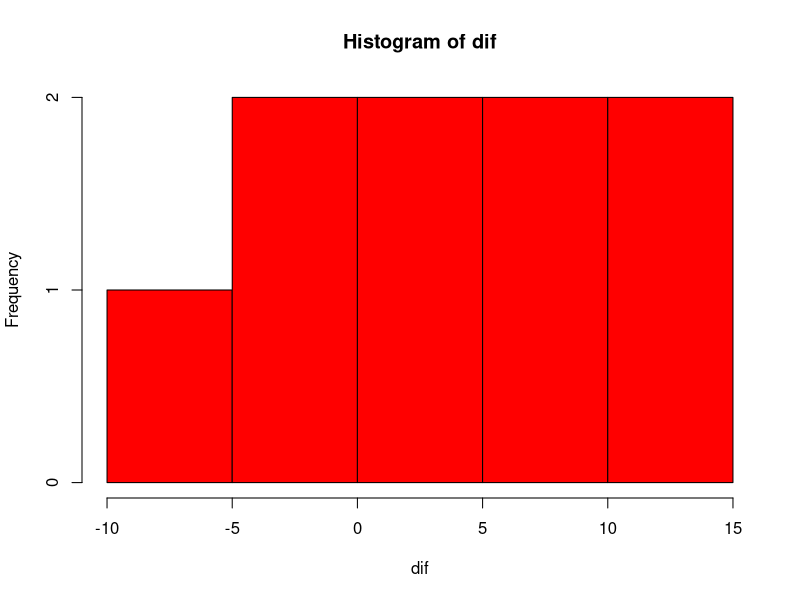
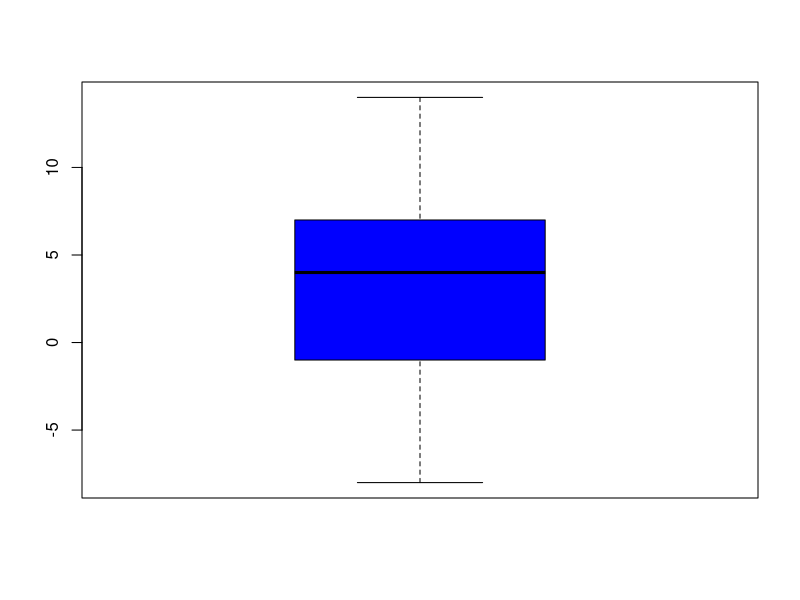
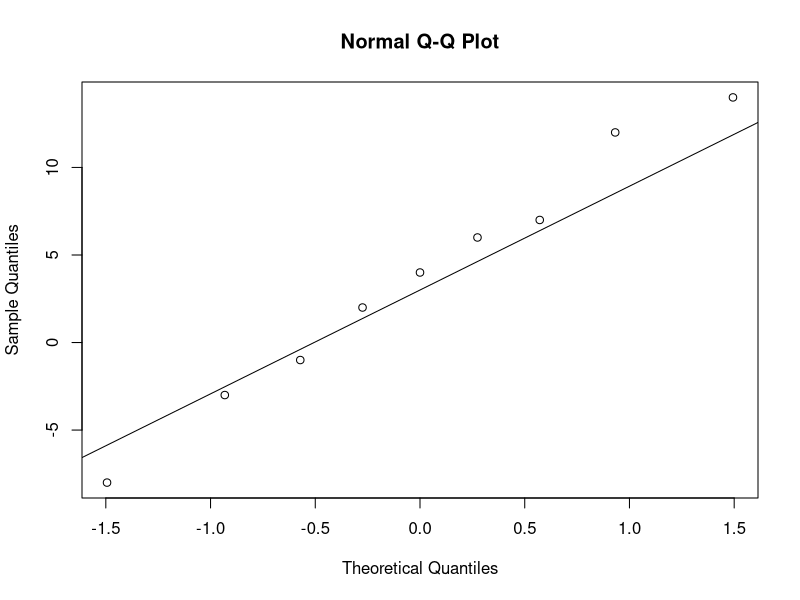

Source code (R) for these figures, in order:




# Example in R: CI for the expected value
# ----------------------------------------

mean<-60.57
s<-1.9
n<-20


mean-qt(0.995,19,lower.tail=T)*s/sqrt(n)  # lower bound
mean+qt(0.995,19,lower.tail=T)*s/sqrt(n)  # upper bound


# mean-qt(0.005,19,lower.tail=T)*s/sqrt(n)  # lower bound
# mean+qt(0.995,19,lower.tail=T)*s/sqrt(n)  # upper bound


# Example - Vitamin loss in a food product
# ----------------------------------------

x<-c(45, 32, 47, 40, 38, 41, 37, 52, 37)
y<-c(38, 40, 35, 38, 34, 35, 38, 38, 40)
wilcox.test(x, y, alternative = "two.sided", paired=TRUE)

dif<-x-y
hist(dif, col="red")
boxplot(dif, col="blue")
qqnorm(dif)
qqline(dif)
shapiro.test(dif)
t.test(dif, mu=0)
t.test(x,y,paired=T)

# Example - Genetic inheritance
# -----------------------------

x<-c(8.50, 9.48, 8.65, 8.16, 8.83, 7.76, 8.63)
y<-c(8.27, 8.20, 8.25, 8.14, 9.00, 8.10, 7.20, 8.32, 7.70)
wilcox.test(x, y, alternative = "two.sided", paired = FALSE)
t.test(x,y,paired=F)


# Example - Cows' weights
# -----------------------

a<-c(30.28, 27.5, 27.9, 29.33)
b<-c(34.26, 32.55, 21.78, 25.59, 35.08, 26.86)
c<-c(39.47, 30.15, 33.40, 27.38, 30.39, 25.85, 29.11, 26.22)
d<-c(33.54, 30.40, 29.60, 28.82, 30.70, 30.83, 33.84)
x<-list(a,b,c,d)
x
kruskal.test(x)

